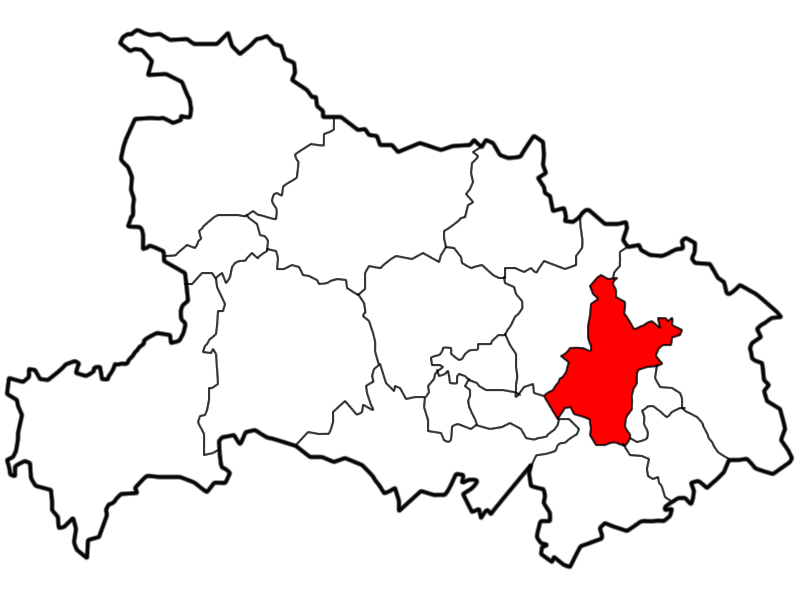
#> input picture Wuhan_in_Hubei.png, 800 x 600 px
$ jupyter execute doubleplot_corona.ipynb
#> lines starting #> are read from the running program, lines starting #| are printed output that depends on the picture
# Double plot

To perform a scatter plot on top of base image/plot

Import packages:
    - pandas for importing data for scatter plot
    - matplotlib for creating scatter plot
    - cv2 is computer vision package to import base image of Wuhan city

[cell 1]
import pandas as pd
import matplotlib.pyplot as plt
import cv2

Now we import the Wuhan city map as png format using matploylib python package

The imported image is then printed using plt.show()

[cell 2]
im = plt.imread('Wuhan_in_Hubei.png')
#> im is the input picture: shape (600, 800, 4) float32; mean R, G, B, A 0.447, 0.427, 0.427, 0.487
implot = plt.imshow(im)

plt.show()

To know the shape of the imag ethat we have imported we can leverage the .shape() paramter. This output a tuple with number of rows, columns and channels like:

(rows, columns, channels)

[cell 3]
im.shape
#> Out = (600, 800, 4)

We will now create a dataframe with the co-ordinates of the places in Wuhan city where the cases are recorded for covid-19

[cell 4]
data = pd.DataFrame({'x': [230,254,440,250,331,500], 'y': [130,430,334,555,390,700]})
data.head()

Now we start to re-size the imag e to required output expectations. Now this step will change the input image size of (600,800) to (650,800).
This can be achieved using .resize() feature available in cv2

[cell 5]
im1 = cv2.resize(im, (650,800))
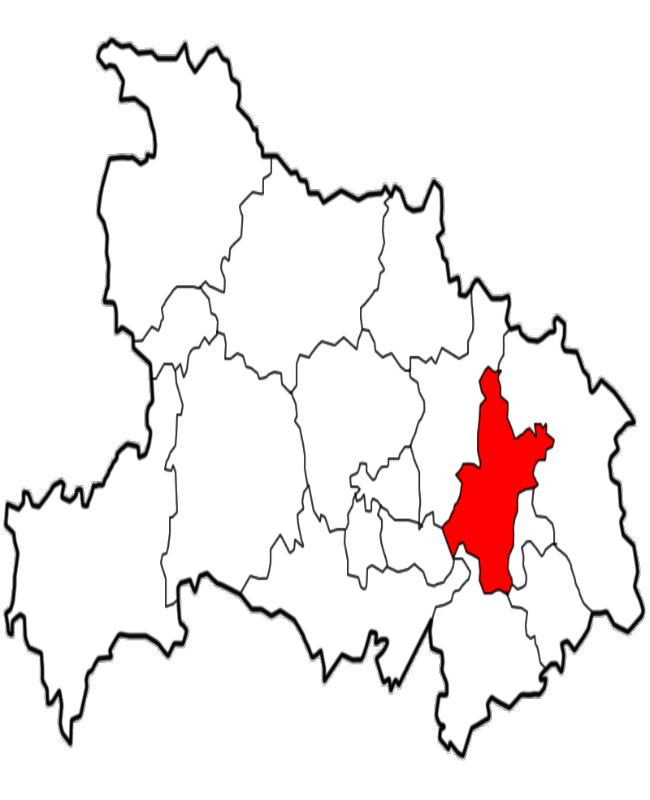
#> im1: shape (800, 650, 4) float32; mean R, G, B, A 0.447, 0.427, 0.427, 0.487; transparent parts drawn white

[cell 6]
plt.imshow(im1)
plt.show()

[cell 7]
data.head()

This method will show you how to create a object for plot using matplotlib as "plt.figure()". Then we will leverage this object to plot the scatter visual on top of base image of Wuhan city

[cell 8]
fig = plt.figure()
plt.scatter(x=list(data['x']), y=list(data['y']), c='b', s=40)
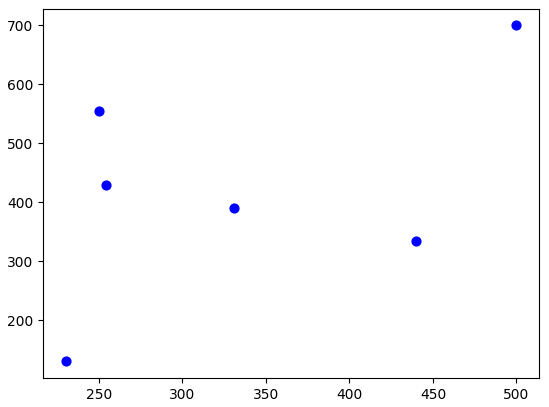
#> figure drawn by matplotlib, 1 panel
